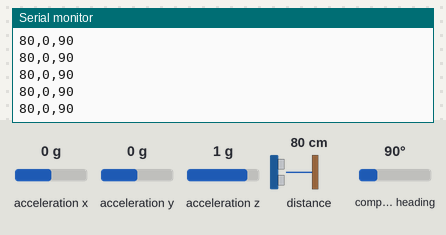
This sketch was run on a simulated Arduino Mega 2560, built with avr-gcc and run on an emulated ATmega2560. On the bench: the last lines printed to the serial monitor. Inputs (shaded band) come from the test bench; at power-on: distance to the obstacle 80 cm, compass heading 90°, acceleration x 0 g, acceleration y 0 g, acceleration z 1 g.

Above: at 1.2 s.
1.3 s: distance to the obstacle set to 120 cm
At 1.9 s:
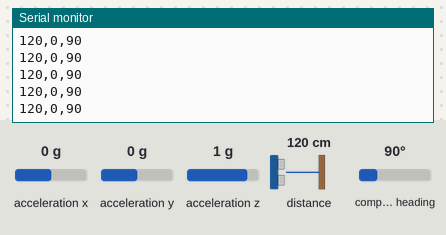
4.3 s: compass heading set to 352°
At 5.4 s:
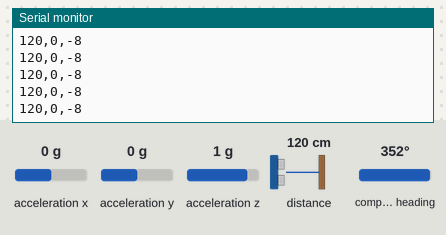
7.3 s: distance to the obstacle set to 2 cm
At 8.4 s:
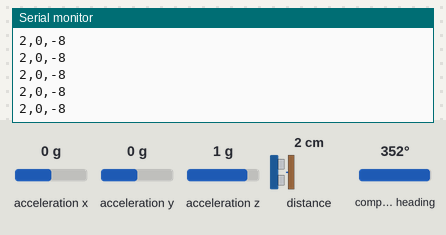
Timing chart, 0 to 10.3 s (numbered marks = the images above; inputs shaded):
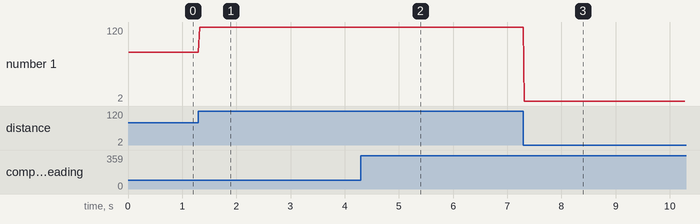

Measured:
- after the input at 1.3 s, the serial monitor: prints a new line at once (image 1)
- after the input at 4.3 s, the serial monitor: prints a new line at once (image 2)
- after the input at 7.3 s, the serial monitor: prints a new line at once (image 3)
- plotted number 1: 80 → 120 after the input at 1.3 s, 120 → 2 after the input at 7.3 s

The sketch:

SensorMeasurement.ino
```cpp
//Feel free to use this code.

//Please be respectful by acknowledging the author in the code if you use or modify it.

//Author: Bruce Allen

//Date: 23/07/09
#include <Wire.h>
#include <Adafruit_Sensor.h>
#include <Adafruit_BNO055.h>
#include <utility/imumaths.h>
#include <LIDARLite.h>

Adafruit_BNO055 bno = Adafruit_BNO055(55);
LIDARLite lidarLite;
int cal_cnt = 0;

//Digital pin 7 for reading in the pulse width from the MaxSonar device.

//This variable is a constant because the pin will not change throughout execution of this code.

const int pwPin1 = 44;
const int pwPin2 = 45;


//variables needed to store values

long pulse1, inches1;
long pulse2, inches2;
int sensorVal[] = {0, 0, 0};
int arraysize = 9;
int rangevalue1[] = {0, 0, 0, 0, 0, 0, 0, 0, 0};
int rangevalue2[] = {0, 0, 0, 0, 0, 0, 0, 0, 0};

void setup()

{
  Serial.begin(9600);
  pinMode(pwPin1, INPUT);
  pinMode(pwPin2, INPUT);
  lidarLite.begin(0, true);
  lidarLite.configure(0);

  if(!bno.begin())
  {
    Serial.println("Ooops, no BNO detected");
    delay(1000);
  }
  bno.setExtCrystalUse(true);
}
void loop()
{
  sensors_event_t event;
  bno.getEvent(&event);
  sensorVal[2] = int(event.orientation.x);
  if(sensorVal[2] > 180)
    sensorVal[2] = sensorVal[2] - 360;
  if(cal_cnt == 0){
    sensorVal[0] = lidarLite.distance();
  }
  else{
    sensorVal[0] = lidarLite.distance(false);
  }
  cal_cnt++;
  cal_cnt = cal_cnt%100;
  Serial.print(sensorVal[0]); //Right sonar
  Serial.print(',');
  Serial.print(sensorVal[1]); //Left sonar
  Serial.print(',');
  Serial.println(sensorVal[2]); //IMU
  delay(10);
}
```
